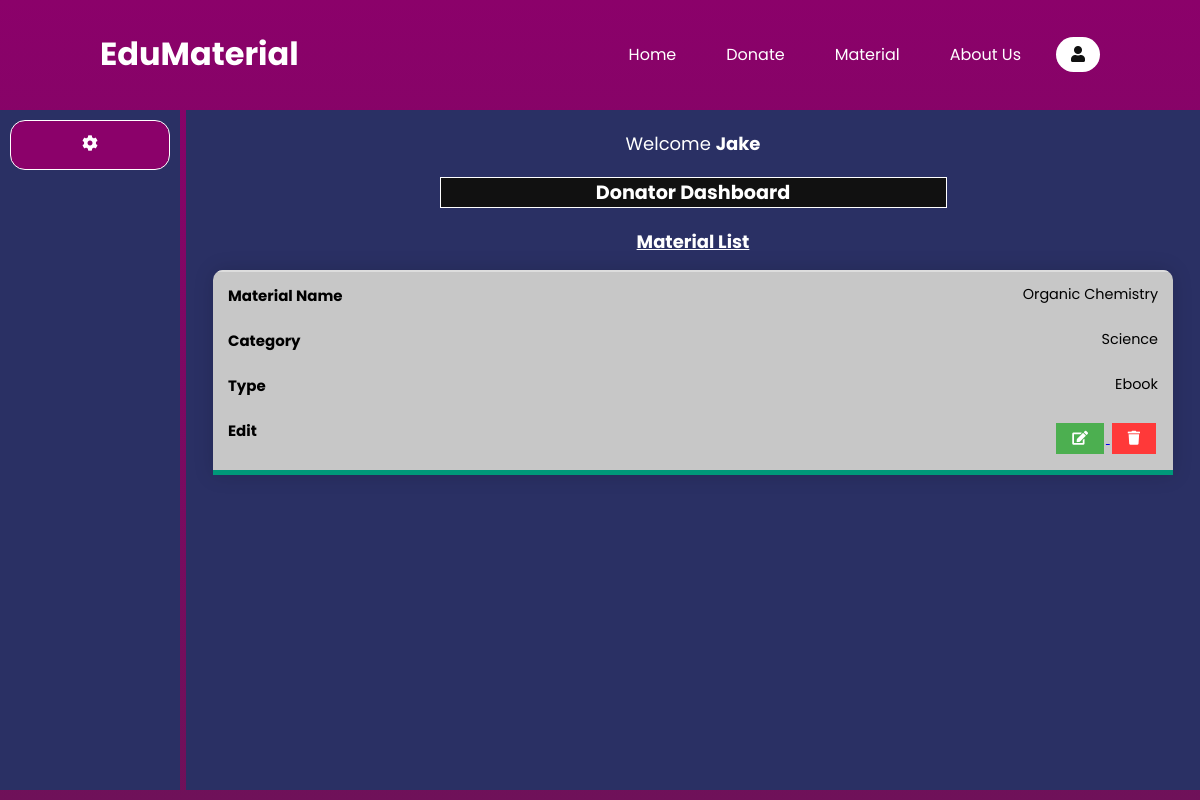
The page /page/dashboard/donator.php (signed in) on the database its author committed.
### tables this page shows
CREATE TABLE `user` (
  `user_id` int(11) NOT NULL,
  `user_email` varchar(90) NOT NULL,
  `user_firstname` varchar(40) NOT NULL,
  `user_lastname` varchar(40) NOT NULL,
  `user_password` varchar(70) NOT NULL,
  `user_role` tinyint(1) NOT NULL
);

CREATE TABLE `material` (
  `material_id` int(11) NOT NULL,
  `material_name` varchar(70) NOT NULL,
  `material_description` varchar(500) NOT NULL,
  `material_type` varchar(50) NOT NULL,
  `material_file` varchar(100) NOT NULL,
  `category_id` int(11) NOT NULL,
  `user_id` int(11) NOT NULL
);

CREATE TABLE `category` (
  `category_id` int(11) NOT NULL,
  `category_name` varchar(50) NOT NULL,
  `category_description` varchar(500) NOT NULL
);

### page/dashboard/donator.php (the view, shortened to what this page needs)
<?php
    include('edit-material.php');
    $mysqli = new mysqli('localhost', 'root', '', 'webapp') or die(mysqli_error($mysqli));
    $result = $mysqli->query("SELECT * FROM user") or die($mysqli->error);
?>
<!DOCTYPE html>
<html lang="en">
<head>
    <link rel="stylesheet" type="text/css" href="../../src/css/header.css?v=<?php echo time(); ?>">
    <link rel="stylesheet" type="text/css" href="../../src/css/donate.css">
    <link rel="stylesheet" type="text/css" href="../../src/css/dashboard.css?v=<?php echo time(); ?>">
    <link rel="stylesheet" href="https://cdnjs.cloudflare.com/ajax/libs/font-awesome/5.14.0/css/all.min.css"/>
    <nav id="header">
        <a href="../../index.php" class="logo">EduMaterial</a>
        <ul class="navigation">
            <li><a href="../../index.php">Home</a></li>
            <li><a href="../../page/donate/donate.php">Donate</a></li>
            <li><a href="../../page/material/math.php">Material</a></li>
            <li><a href="../../page/about-us/about_us.php">About Us</a></li>
            <li><a class="active" id="log" href="#"><i class="fas fa-user"></i></a>
            </li>
        </ul>
    </nav>
</head>
<body>
    <div class="sidebar">
        <ul id="subject-list">
            <li class="active">
                <a href="#">
                    <i class="fas fa-cog"></i>
                </a>
            </li>
        </ul>
    </div>
    <div class="main">
        <?php
        if (isset($_SESSION['user_id'])):
            while ($row = $result->fetch_assoc()):
                if ($row['user_id'] == $_SESSION['user_id']) {
                    $uName = $row['user_firstname'];
                }
            endwhile;
        ?>
        <p>Welcome <strong><?php echo $uName?></strong> </p>
        <h1>Donator Dashboard</h1>
        <?php endif?>
        <h2>Material List</h2>
        <?php require_once 'process.php'; ?>
        <?php
            $mysqli = new mysqli('localhost', 'root', '', 'webapp') or die(mysqli_error($mysqli));
            $result = $mysqli->query("SELECT * FROM material INNER JOIN category ON material.category_id = category.category_id") or die($mysqli->error);
        ?>
        <table class="styled-table">
            <tbody>
            <?php
                while ($row = $result->fetch_assoc()):
                    if ($row['user_id'] == $_SESSION['user_id']) {
                ?>
                <tr>
                    <td data-target="fname" data-label="Material Name"><?php echo $row['material_name']?></td>
                    <td data-label="Category"><?php echo $row['category_name']?></td>
                    <td data-target="type" data-label="Type"><?php echo ucfirst($row['material_type'])?></td>
                    <td data-label="Edit">
                        <a href="#" class="modal-trigger" data-role="update" data-id="<?php echo $row['material_id'];?>">
                            <button id="myBtn" type="button" class="edit-btn"  >
                                <i class="fas fa-edit"></i>
                            </button>
                        </a>
                        <a href="process.php?deleteM=<?php echo $row['material_id']; ?>">
                        <button type="button" class="delete-btn">
                            <i class="fas fa-trash"></i>
                        </button>
                        </a>
                    </td>
                </tr>
                <?php
                    }
                    else {
                        ?>  <?php
                    }
                 endwhile; ?>
            </tbody>
        </table>
    </div>
</body>
</html>

### src/css/header.css (style rules this page uses)
:root { --bg-primary: #8b016a; --bg-secondary: #2a3064; }
* { margin: 0; padding: 0; box-sizing: border-box; font-family: 'Poppins', sans-serif; scrollbar-width: thin; }
body { background: linear-gradient(#8b016a, #6f1159); min-height: 100vh; overflow-x: hidden; }
#header { position: absolute; top: 0; left: 0; width: 100%; padding: 30px 100px; display: flex; justify-content: space-between; align-items: center; z-index: 10000; }
#header .logo { color: #fff; font-weight: 700; font-size: 2em; text-decoration: none; }
#header .navigation { display: flex; justify-content: center; align-items: center; }
#header .navigation li { list-style: none; margin-left: 20px; }
#header .navigation li a { text-decoration: none; padding: 6px 15px; color: #fff; border-radius: 20px; }
#header .navigation li a:hover, #header .navigation li a img:hover, #header .navigation li a.active { background-color: #fff; color: #111; }

### src/css/donate.css (style rules this page uses)
.main { position: absolute; top: 110px; right: 0; width: 100%; height: 85%; background: #2a3064; text-align: center; text-align: left; }
.main h1 { display:block; margin: 0 25%; margin-top: 20px; color: #fff; text-shadow: 1px 2px #111; text-align: center; }
.main h2 { margin-top: 20px; margin-left: 40px; color: #fff; text-decoration: underline; }
@media (max-width: 1320px) { .main h1 { font-size:larger; color: #fff; } }
@media (max-width: 1320px) { .main h2 { margin: 20px 25% 0 25%; text-align: center; font-size: large; } }
button { border: none; color: white; padding: 5px 16px; text-align: center; text-decoration: none; display: inline-block; font-size: 14px; margin: 4px 2px; cursor: pointer; }

### src/css/dashboard.css (style rules this page uses)
.sidebar { position: absolute; top: 110px; width: 15%; height: 85%; background: #2a3064; text-align: center; }
.sidebar #subject-list { display: list-item; position: relative; }
.sidebar #subject-list li { background-color: #bf0693; list-style: none; margin: 10px 10px; height: 5vh; text-decoration: none; }
.sidebar #subject-list li i { width: 25px; }
.sidebar #subject-list li a { position: relative; color: white; top: 10px; bottom: 10px; text-decoration: none; }
.sidebar #subject-list li.active { font-weight: bolder; background-color: #8b016a; color: #111; border: 1px solid #fff; }
@media (max-width: 1320px) { .sidebar #subject-list li { height: 50px; border-radius: 15px; } }
@media (max-width: 1320px) { .sidebar #subject-list li i { border-radius: 15px; } }
.main { position: absolute; top: 110px; right: 0; width: 84.5%; height: 85%; background: #2a3064; text-align: center; text-align: left; }
.main h1 { display: none; margin: 0 25%; margin-top: 20px; }
.main h2 { margin-top: 20px; margin-left: 40px; color: #fff; text-decoration: underline; }
.main p { margin-top: 20px; margin-left: 40px; font-size: 18px; color: #fff; }
@media (max-width: 1320px) { .main h1 { font-size:larger; display:block; color: #fff; text-align: center; text-shadow: 1px 2px #111; padding: 0 2px 0 2px; border: 1px solid #fff; background-color: #111; } }
@media (max-width: 1320px) { .main h2 { margin: 20px 25% 0 25%; text-align: center; font-size: large; } }
@media (max-width: 1320px) { .main p { text-align: center; margin: 20px 25% 0 25%; } }
.styled-table { position: relative; width: 95%; margin: 0 auto; border-collapse: collapse; margin-top: 25px; font-size: 0.9em; font-family: sans-serif; border-radius: 10px 10px 0 0; overflow: hidden; box-shadow: 0 0 20px rgba(0, 0, 0, 0.15); }
.styled-table th, .styled-table td { padding: 12px 15px; }
.styled-table tbody tr { border-bottom: thin solid #dddddd; }
.styled-table tbody tr:nth-of-type(odd) { background-color: #c7c7c7; }
.styled-table tbody tr td .edit-btn { color: white; background-color: #4CAF50; }
.styled-table tbody tr td .delete-btn { color: white; background-color: #ff3939; }
button { border: none; color: white; padding: 5px 16px; text-align: center; text-decoration: none; display: inline-block; font-size: 14px; margin: 4px 2px; cursor: pointer; }
@media (max-width: 1320px) { .styled-table { margin: 0 auto; margin-top: 15px; } }
@media (max-width: 1320px) { .styled-table, .styled-table tbody, .styled-table tr, .styled-table td { display: block; width: 80vw; } }
@media (max-width: 1320px) { .styled-table td { text-align: right; padding-left: 50%; position: relative; } }
@media (max-width: 1320px) { .styled-table td::before { content: attr(data-label); position: absolute; left: 0; width: 50%; padding-left: 15px; font-size: 15px; font-weight: bold; text-align: left; } }

### rows shown on the page
user: user_firstname "Jake"
material: material_name "Organic Chemistry", category.category_name "Science", material_type "Ebook"
